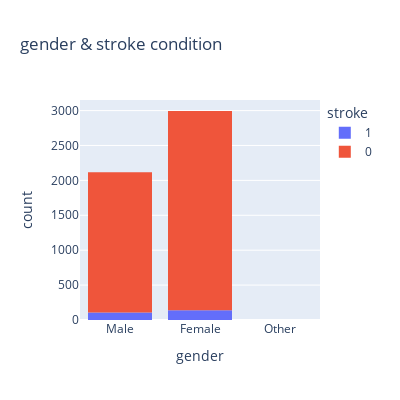
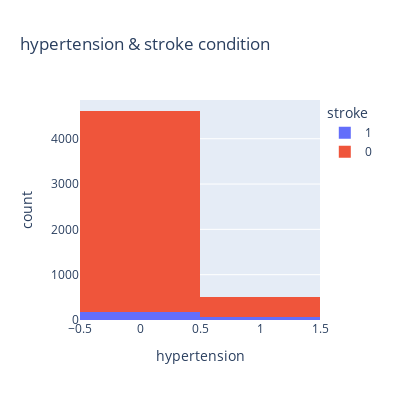
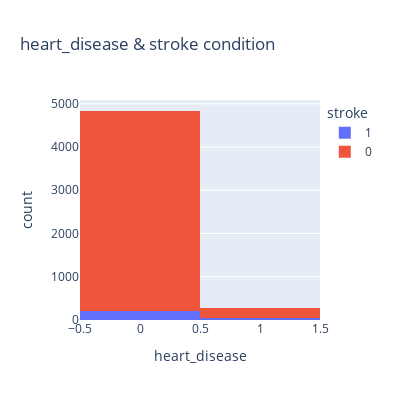
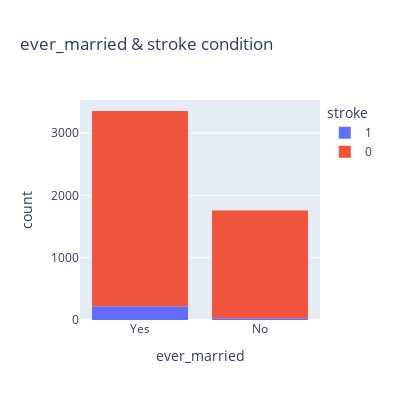

Notebook cell for these charts, in order:
### Markdown cell above
<h3>3.3.a.- Categorical variables</h3>
<a id="Categorical-bi"></a>

### Code cell
for i in range(len(categorical)):
    fig = px.histogram(dataframe, x=categorical[i], color="stroke", title= f'{categorical[i]} & stroke condition', width=400, height=400)
    fig.show()

### Figure 1 — Plotly figure (JSON) as saved in the notebook; plotly's stock layout.template omitted (floating-point values rounded to 4 significant figures; data arrays with more than 128 entries replaced by an {"elided": "..."} marker saying what was removed)
{"data": [{"alignmentgroup": "True", "bingroup": "x", "hovertemplate": "stroke=1<br>gender=%{x}<br>count=%{y}<extra></extra>", "legendgroup": "1", "marker": {"color": "#636efa", "pattern": {"shape": ""}}, "name": "1", "offsetgroup": "1", "orientation": "v", "showlegend": true, "type": "histogram", "x": {"elided": "249 str values"}, "xaxis": "x", "yaxis": "y"}, {"alignmentgroup": "True", "bingroup": "x", "hovertemplate": "stroke=0<br>gender=%{x}<br>count=%{y}<extra></extra>", "legendgroup": "0", "marker": {"color": "#EF553B", "pattern": {"shape": ""}}, "name": "0", "offsetgroup": "0", "orientation": "v", "showlegend": true, "type": "histogram", "x": {"elided": "4861 str values"}, "xaxis": "x", "yaxis": "y"}], "layout": {"barmode": "relative", "height": 400, "legend": {"title": {"text": "stroke"}, "tracegroupgap": 0}, "title": {"text": "gender & stroke condition"}, "width": 400, "xaxis": {"anchor": "y", "domain": [0, 1], "title": {"text": "gender"}}, "yaxis": {"anchor": "x", "domain": [0, 1], "title": {"text": "count"}}}}

### Figure 2 — Plotly figure (JSON) as saved in the notebook; plotly's stock layout.template omitted (floating-point values rounded to 4 significant figures; data arrays with more than 128 entries replaced by an {"elided": "..."} marker saying what was removed)
{"data": [{"alignmentgroup": "True", "bingroup": "x", "hovertemplate": "stroke=1<br>hypertension=%{x}<br>count=%{y}<extra></extra>", "legendgroup": "1", "marker": {"color": "#636efa", "pattern": {"shape": ""}}, "name": "1", "offsetgroup": "1", "orientation": "v", "showlegend": true, "type": "histogram", "x": {"elided": "249 int values"}, "xaxis": "x", "yaxis": "y"}, {"alignmentgroup": "True", "bingroup": "x", "hovertemplate": "stroke=0<br>hypertension=%{x}<br>count=%{y}<extra></extra>", "legendgroup": "0", "marker": {"color": "#EF553B", "pattern": {"shape": ""}}, "name": "0", "offsetgroup": "0", "orientation": "v", "showlegend": true, "type": "histogram", "x": {"elided": "4861 int values"}, "xaxis": "x", "yaxis": "y"}], "layout": {"barmode": "relative", "height": 400, "legend": {"title": {"text": "stroke"}, "tracegroupgap": 0}, "title": {"text": "hypertension & stroke condition"}, "width": 400, "xaxis": {"anchor": "y", "domain": [0, 1], "title": {"text": "hypertension"}}, "yaxis": {"anchor": "x", "domain": [0, 1], "title": {"text": "count"}}}}

### Figure 3 — Plotly figure (JSON) as saved in the notebook; plotly's stock layout.template omitted (floating-point values rounded to 4 significant figures; data arrays with more than 128 entries replaced by an {"elided": "..."} marker saying what was removed)
{"data": [{"alignmentgroup": "True", "bingroup": "x", "hovertemplate": "stroke=1<br>heart_disease=%{x}<br>count=%{y}<extra></extra>", "legendgroup": "1", "marker": {"color": "#636efa", "pattern": {"shape": ""}}, "name": "1", "offsetgroup": "1", "orientation": "v", "showlegend": true, "type": "histogram", "x": {"elided": "249 int values"}, "xaxis": "x", "yaxis": "y"}, {"alignmentgroup": "True", "bingroup": "x", "hovertemplate": "stroke=0<br>heart_disease=%{x}<br>count=%{y}<extra></extra>", "legendgroup": "0", "marker": {"color": "#EF553B", "pattern": {"shape": ""}}, "name": "0", "offsetgroup": "0", "orientation": "v", "showlegend": true, "type": "histogram", "x": {"elided": "4861 int values"}, "xaxis": "x", "yaxis": "y"}], "layout": {"barmode": "relative", "height": 400, "legend": {"title": {"text": "stroke"}, "tracegroupgap": 0}, "title": {"text": "heart_disease & stroke condition"}, "width": 400, "xaxis": {"anchor": "y", "domain": [0, 1], "title": {"text": "heart_disease"}}, "yaxis": {"anchor": "x", "domain": [0, 1], "title": {"text": "count"}}}}

### Figure 4 — Plotly figure (JSON) as saved in the notebook; plotly's stock layout.template omitted (floating-point values rounded to 4 significant figures; data arrays with more than 128 entries replaced by an {"elided": "..."} marker saying what was removed)
{"data": [{"alignmentgroup": "True", "bingroup": "x", "hovertemplate": "stroke=1<br>ever_married=%{x}<br>count=%{y}<extra></extra>", "legendgroup": "1", "marker": {"color": "#636efa", "pattern": {"shape": ""}}, "name": "1", "offsetgroup": "1", "orientation": "v", "showlegend": true, "type": "histogram", "x": {"elided": "249 str values"}, "xaxis": "x", "yaxis": "y"}, {"alignmentgroup": "True", "bingroup": "x", "hovertemplate": "stroke=0<br>ever_married=%{x}<br>count=%{y}<extra></extra>", "legendgroup": "0", "marker": {"color": "#EF553B", "pattern": {"shape": ""}}, "name": "0", "offsetgroup": "0", "orientation": "v", "showlegend": true, "type": "histogram", "x": {"elided": "4861 str values"}, "xaxis": "x", "yaxis": "y"}], "layout": {"barmode": "relative", "height": 400, "legend": {"title": {"text": "stroke"}, "tracegroupgap": 0}, "title": {"text": "ever_married & stroke condition"}, "width": 400, "xaxis": {"anchor": "y", "domain": [0, 1], "title": {"text": "ever_married"}}, "yaxis": {"anchor": "x", "domain": [0, 1], "title": {"text": "count"}}}}
